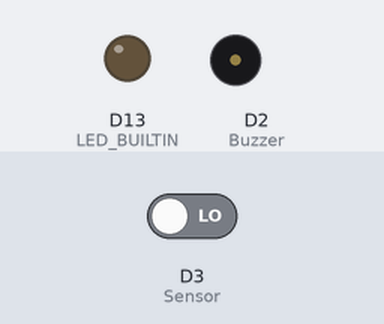
Bench run of a sketch on a simulated Arduino Nano 33 IoT. Parts: output pins drawn as LEDs (lit = HIGH), buzzer (waves = sounding, pin HIGH). The inputs (shaded band) are chosen by the test bench; at power-on: D3 (Sensor) LOW. Nothing arrives over Bluetooth unless stated; a phone connects over Bluetooth LE 3 s after start; what the sketch prints to the serial monitor is not drawn.

Above: at 1.2 s.
1.3 s: D3 (Sensor) driven HIGH
At 2.3 s:
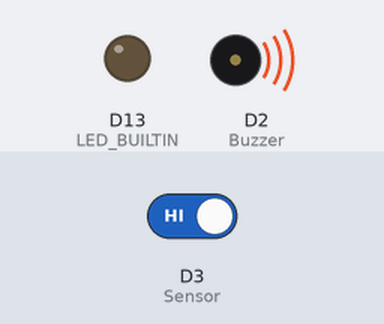
4.3 s: D3 (Sensor) driven LOW
At 5.6 s:
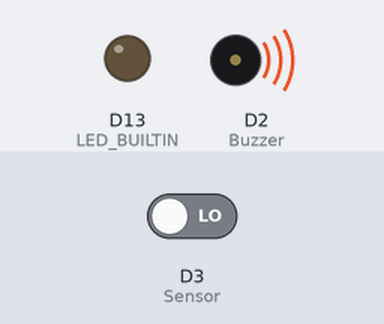
Timing chart, 0 to 7.3 s (numbered marks = the images above; inputs shaded):
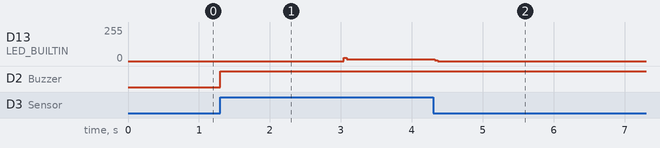

Measured:
- after the input at 1.3 s, D13 (LED_BUILTIN): 0/255 → 13/255 after 1.7 s; D2 (Buzzer): LOW → HIGH at once
- after the input at 4.3 s, D13 (LED_BUILTIN): 13/255 → 0/255 at once

The sketch:

CaughtInfraredHanded.ino
```cpp
#include <ArduinoBLE.h>

BLEService HDService("1101");
BLEUnsignedIntCharacteristic HDChar("2101", BLENotify);


/*variable setup*/
int Buzzer = 2;                // choose the pin for the buzzer (Digital 2)
int Sensor = 3;                // choose the input pin for PIR sensor (Digital 3)
int pirState = LOW;            // intial state assumes no motion is detected
int val = 0;                   // variable for reading the pin status
int counter =0;                // counter to keep track of how many times face is touched


void setup() {
    Serial.begin(9600);

    /*bluetooth setup*/
    while (!Serial);

    pinMode(LED_BUILTIN, OUTPUT);
    if (!BLE.begin())
    {
      Serial.println("starting BLE failed!");
      while (1);
    }

    BLE.setLocalName("HandDetector");
    BLE.setAdvertisedService(HDService);

    // add service and characteristic
    HDService.addCharacteristic(HDChar);
    BLE.addService(HDService);
    HDChar.writeValue(0);

    BLE.advertise();
    Serial.println("Bluetooth device active, waiting for connections...");

    /*PIR setup*/
    pinMode(Buzzer, OUTPUT);      // declare Buzzer as output
    pinMode(Sensor, INPUT);       // declare PIR sensor as input

}


void loop() {

  val = digitalRead(Sensor);      // read input value
  if (val == HIGH) {              // check if the input is HIGH
    digitalWrite(Buzzer, HIGH);   // turn buzzer on if user is about to touch their face
    if (pirState == LOW) {
      // hand is in threshold region near face
      Serial.println("Motion detected!");
      pirState = HIGH;
      counter = counter + 1;     // increment number of times face is touched
    }
  } else {
    digitalWrite(Sensor, LOW);  // turn buzzer off if hand is removed from face
    if (pirState == HIGH){
      Serial.println("Motion ended!");
      pirState = LOW;
    }
  }

 /*data transmission once hand motion is detected*/
     if (pirState == HIGH){
        //connect to bluetooth device to transmit counter
        BLEDevice central = BLE.central();

        if (central)
        {
          digitalWrite(LED_BUILTIN, HIGH);

          if (central.connected()) {
               HDChar.writeValue(counter);  // transmit value to app via bluetooth
               Serial.println(counter);     // print value onto serial monitor for verification
           }
         }
         digitalWrite(LED_BUILTIN, LOW);
         Serial.println("Disconnected from central");
       }
}
```
